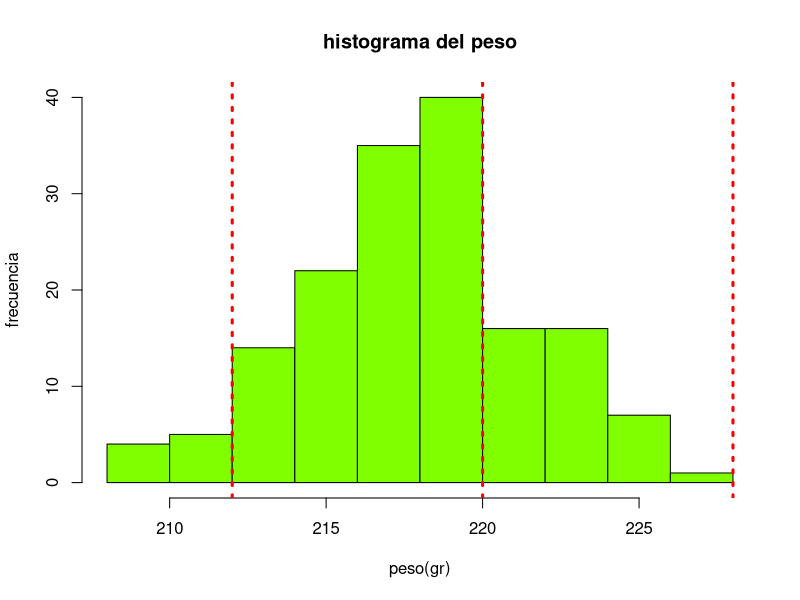
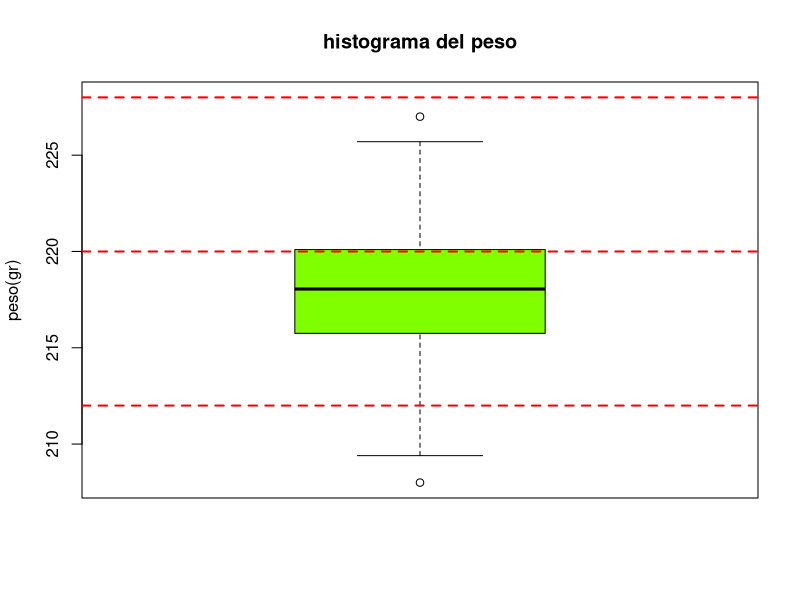
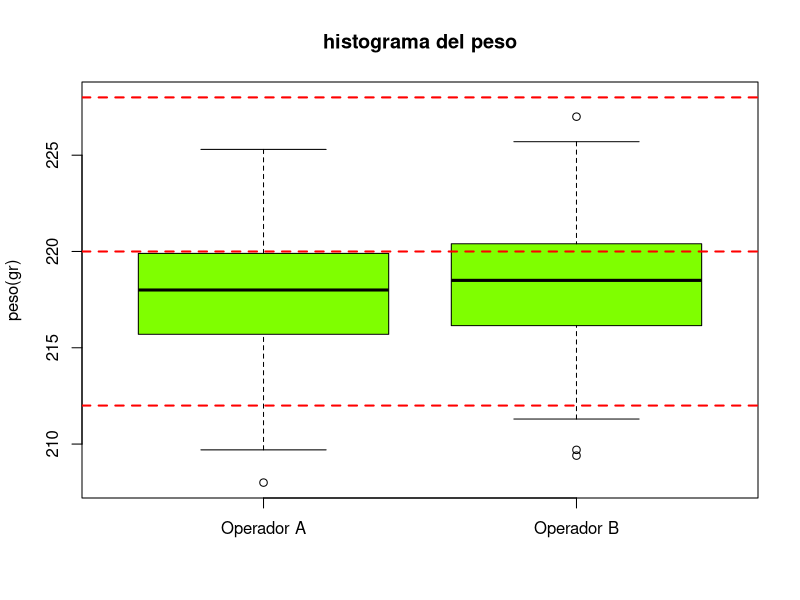
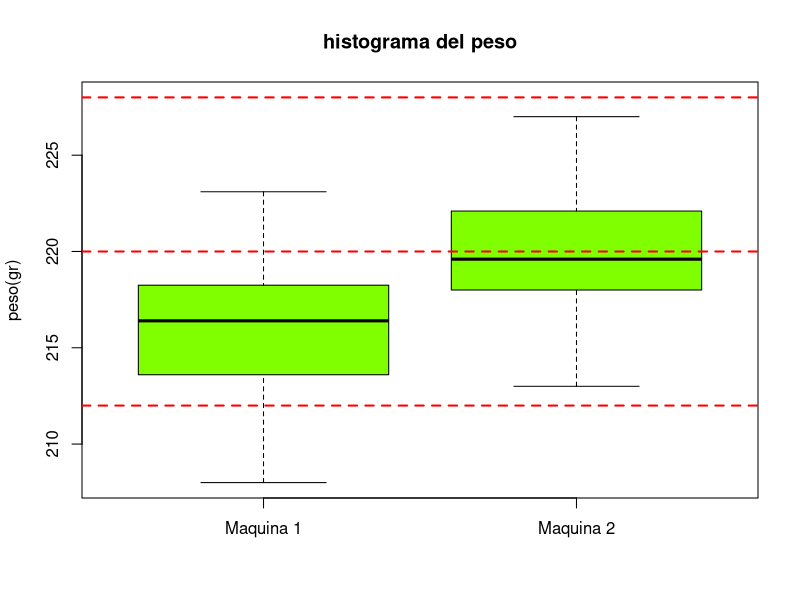
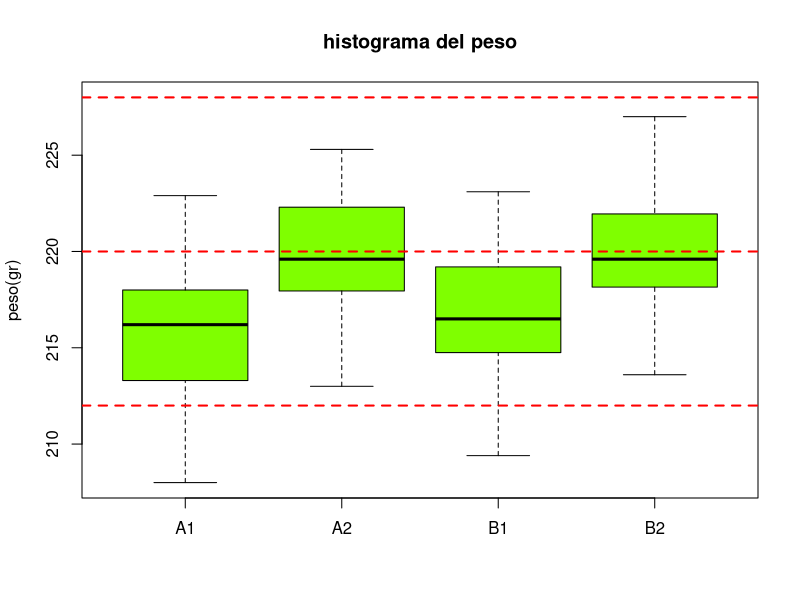

Reproduce these figures in R, in order.
#------------------------------------------------------#
#-- Universidad del Valle: Escuela de Estadistica    --#
#-- Taller1                                          --# 
#-- Asignatura: Probabilidad y Estadística           --#
#-- Profesores: Ivan Mauricio Bermudez               --#
#-- Profesores: Ivan Mauricio Bermudez               --# 
#-- Profesores: Ivan Mauricio Bermudez               --# 
#------------------------------------------------------#
#y es la variable respuesta, y x es la variable explicativa
#relaciones lineales,
#### 0. Establecer el directorio de trabajo ####


#### 1. Lectura de datos ####

datos <- read.table("data_embutidos.txt", header=TRUE, dec=".")

names(datos) #nombres de las variables en la BD.
str(datos)  #Indica el tipo de variable
head(datos) #Muestra las primeras lineas de la BD.

#### 2. Crear histograma ####

hist(datos$peso,
     main=paste("histograma del peso"),
     xlab="peso(gr)",
     ylab="frecuencia",
     xlim=c(208,228),
     col="#7FFF00")
#esto sobrepone lineas
#esta funcion siempre va despues del grafico
abline(v=c(212,220,228),lty=c(3,3,3),lwd=c(3,3,3),col="red")


#### 2.b. Crear Boxplot ####
#boxplot(datos$peso) #generico
#no hay medidad de frecuencia asi que omitimos xlab
boxplot(datos$peso,
        main="histograma del peso",
        ylab="peso(gr)",
        ylim=c(208,228),
        col="#7FFF00")
abline(h=c(212,220,228),lty=2,lwd=2,col="red")



#### 3. tratando de encontrar porque esta fallando esto ####
#trataremos las 4 combinaciones de de maquina con operador.
#operador 1 y maquina 1
#operador 1 y mauqina 2
#operador 2 y mauqina 1
#operador 2 y mauqina 2

##### 3.a. revisando si alguno de los operadores es responsable #####
#datosOperadorA<-which(datos$operario == 'A')
#datosOperadorB<-which(datos$operario == 'B')

datosOperadorA<-datos[datos$operario == 'A',]
datosOperadorB<-datos[datos$operario == 'B',]

boxplot(datosOperadorA$peso,datosOperadorB$peso,
        names=c("Operador A","Operador B"),
        main="histograma del peso",
        ylab="peso(gr)",
        ylim=c(208,228),
        col="#7FFF00")
abline(h=c(212,220,228),lty=2,lwd=2,col="red")



##### 3.b. revisando si alguno de las maquinas es responsable #####
datosMaquina1<-datos[datos$maquina == 1,]
datosMaquina2<-datos[datos$maquina == 2,]
boxplot(datosMaquina1$peso,datosMaquina2$peso,
        names=c("Maquina 1","Maquina 2"),
        main="histograma del peso",
        ylab="peso(gr)",
        ylim=c(208,228),
        col="#7FFF00")
abline(h=c(212,220,228),lty=2,lwd=2,col="red")
#basado en este boxplot voy a asumir que la maquina 1 es responsable
#por las dificultades


datosA1 <- datos[(datos$operario == 'A')& (datos$maquina == 1),]
datosA2 <- datos[(datos$operario == 'A')& (datos$maquina == 2),]
datosB1 <- datos[(datos$operario == 'B')& (datos$maquina == 1),]
datosB2 <- datos[(datos$operario == 'B')& (datos$maquina == 2),]
boxplot(datosA1$peso,datosA2$peso,datosB1$peso,datosB2$peso,
        names=c("A1","A2","B1","B2"),
        main="histograma del peso",
        ylab="peso(gr)",
        ylim=c(208,228),
        col="#7FFF00")
abline(h=c(212,220,228),lty=2,lwd=2,col="red")
#habiendo hecho las 4 combinaciones de maquinas y operadores, concluyo que
#los resultados permanecen mas centrados cuando usamos la maquina 2

